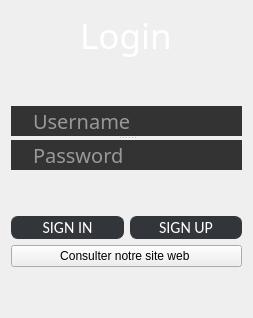
      <widget class="QWidget" name="loginPage">
       <property name="maximumSize">
        <size>
         <width>977</width>
         <height>16777215</height>
        </size>
       </property>
       <layout class="QVBoxLayout" name="verticalLayout_24">
        <item>
         <layout class="QVBoxLayout" name="verticalLayout">
          <item alignment="Qt::AlignHCenter">
           <widget class="QLabel" name="label">
            <property name="font">
             <font>
              <family>Droid Sans</family>
              <pointsize>-1</pointsize>
             </font>
            </property>
            <property name="styleSheet">
             <string notr="true">text-align: center;
color: rgb(255, 255, 255);
margin: 0 auto;
font-size: 35px;
font-family: 'Droid Sans';</string>
            </property>
            <property name="text">
             <string>Login</string>
            </property>
           </widget>
          </item>
          <item>
           <spacer name="verticalSpacer_27">
            <property name="orientation">
             <enum>Qt::Vertical</enum>
            </property>
            <property name="sizeHint" stdset="0">
             <size>
              <width>20</width>
              <height>40</height>
             </size>
            </property>
           </spacer>
          </item>
          <item>
           <widget class="QSplitter" name="splitter">
            <property name="orientation">
             <enum>Qt::Vertical</enum>
            </property>
            <widget class="QLineEdit" name="usernameBox">
             <property name="palette">
              <palette>
               <active>
                <colorrole role="WindowText">
                 <brush brushstyle="SolidPattern">
                  <color alpha="255">
                   <red>254</red>
                   <green>254</green>
                   <blue>254</blue>
                  </color>
                 </brush>
                </colorrole>
                <colorrole role="Button">
                 <brush brushstyle="SolidPattern">
                  <color alpha="255">
                   <red>51</red>
                   <green>51</green>
                   <blue>51</blue>
                  </color>
                 </brush>
                </colorrole>
                <colorrole role="Text">
                 <brush brushstyle="SolidPattern">
                  <color alpha="255">
                   <red>254</red>
                   <green>254</green>
                   <blue>254</blue>
                  </color>
                 </brush>
                </colorrole>
                <colorrole role="ButtonText">
                 <brush brushstyle="SolidPattern">
                  <color alpha="255">
                   <red>254</red>
                   <green>254</green>
                   <blue>254</blue>
                  </color>
                 </brush>
                </colorrole>
                <colorrole role="Base">
                 <brush brushstyle="SolidPattern">
                  <color alpha="255">
                   <red>51</red>
                   <green>51</green>
                   <blue>51</blue>
                  </color>
                 </brush>
                </colorrole>
                <colorrole role="Window">
                 <brush brushstyle="SolidPattern">
                  <color alpha="255">
                   <red>51</red>
                   <green>51</green>
                   <blue>51</blue>
                  </color>
                 </brush>
                </colorrole>
                <colorrole role="PlaceholderText">
                 <brush brushstyle="NoBrush">
                  <color alpha="128">
                   <red>254</red>
                   <green>254</green>
                   <blue>254</blue>
                  </color>
                 </brush>
                </colorrole>
               </active>
               <inactive>
                <colorrole role="WindowText">
                 <brush brushstyle="SolidPattern">
                  <color alpha="255">
                   <red>254</red>
                   <green>254</green>
                   <blue>254</blue>
                  </color>
                 </brush>
                </colorrole>
                <colorrole role="Button">
                 <brush brushstyle="SolidPattern">
                  <color alpha="255">
                   <red>51</red>
                   <green>51</green>
                   <blue>51</blue>
                  </color>
                 </brush>
                </colorrole>
                <colorrole role="Text">
                 <brush brushstyle="SolidPattern">
                  <color alpha="255">
                   <red>254</red>
                   <green>254</green>
                   <blue>254</blue>
                  </color>
                 </brush>
                </colorrole>
                <colorrole role="ButtonText">
                 <brush brushstyle="SolidPattern">
                  <color alpha="255">
                   <red>254</red>
                   <green>254</green>
                   <blue>254</blue>
                  </color>
                 </brush>
                </colorrole>
                <colorrole role="Base">
                 <brush brushstyle="SolidPattern">
                  <color alpha="255">
                   <red>51</red>
                   <green>51</green>
                   <blue>51</blue>
                  </color>
                 </brush>
                </colorrole>
                <colorrole role="Window">
                 <brush brushstyle="SolidPattern">
                  <color alpha="255">
                   <red>51</red>
                   <green>51</green>
                   <blue>51</blue>
                  </color>
                 </brush>
                </colorrole>
                <colorrole role="PlaceholderText">
                 <brush brushstyle="NoBrush">
                  <color alpha="128">
                   <red>254</red>
                   <green>254</green>
                   <blue>254</blue>
                  </color>
                 </brush>
                </colorrole>
               </inactive>
               <disabled>
                <colorrole role="WindowText">
                 <brush brushstyle="SolidPattern">
                  <color alpha="255">
                   <red>254</red>
                   <green>254</green>
                   <blue>254</blue>
                  </color>
                 </brush>
                </colorrole>
                <colorrole role="Button">
                 <brush brushstyle="SolidPattern">
                  <color alpha="255">
                   <red>51</red>
                   <green>51</green>
                   <blue>51</blue>
                  </color>
                 </brush>
                </colorrole>
                <colorrole role="Text">
                 <brush brushstyle="SolidPattern">
                  <color alpha="255">
                   <red>254</red>
                   <green>254</green>
                   <blue>254</blue>
                  </color>
                 </brush>
                </colorrole>
                <colorrole role="ButtonText">
                 <brush brushstyle="SolidPattern">
                  <color alpha="255">
                   <red>254</red>
                   <green>254</green>
                   <blue>254</blue>
                  </color>
                 </brush>
                </colorrole>
                <colorrole role="Base">
                 <brush brushstyle="SolidPattern">
                  <color alpha="255">
                   <red>51</red>
                   <green>51</green>
                   <blue>51</blue>
                  </color>
                 </brush>
                </colorrole>
                <colorrole role="Window">
                 <brush brushstyle="SolidPattern">
                  <color alpha="255">
                   <red>51</red>
                   <green>51</green>
                   <blue>51</blue>
                  </color>
                 </brush>
                </colorrole>
                <colorrole role="PlaceholderText">
                 <brush brushstyle="NoBrush">
                  <color alpha="128">
                   <red>254</red>
                   <green>254</green>
                   <blue>254</blue>
                  </color>
                 </brush>
                </colorrole>
               </disabled>
              </palette>
             </property>
             <property name="font">
              <font>
               <family>Quicksand SemiBold</family>
               <pointsize>15</pointsize>
               <kerning>true</kerning>
              </font>
             </property>
             <property name="layoutDirection">
              <enum>Qt::LeftToRight</enum>
             </property>
             <property name="styleSheet">
              <string notr="true">padding-left: 20px;
padding-right: 20px;
border-radius: 20px;
background: #333;
color: #fefefe;</string>
             </property>
             <property name="text">
              <string/>
             </property>
             <property name="frame">
              <bool>false</bool>
             </property>
             <property name="cursorPosition">
              <number>0</number>
             </property>
             <property name="placeholderText">
              <string>Username</string>
             </property>
            </widget>
            <widget class="QLineEdit" name="passwordBox">
             <property name="palette">
              <palette>
               <active>
                <colorrole role="WindowText">
                 <brush brushstyle="SolidPattern">
                  <color alpha="255">
                   <red>254</red>
                   <green>254</green>
                   <blue>254</blue>
                  </color>
                 </brush>
                </colorrole>
                <colorrole role="Button">
                 <brush brushstyle="SolidPattern">
                  <color alpha="255">
                   <red>51</red>
                   <green>51</green>
                   <blue>51</blue>
                  </color>
                 </brush>
                </colorrole>
                <colorrole role="Text">
                 <brush brushstyle="SolidPattern">
                  <color alpha="255">
                   <red>254</red>
                   <green>254</green>
                   <blue>254</blue>
                  </color>
                 </brush>
                </colorrole>
                <colorrole role="ButtonText">
                 <brush brushstyle="SolidPattern">
                  <color alpha="255">
                   <red>254</red>
                   <green>254</green>
                   <blue>254</blue>
                  </color>
                 </brush>
                </colorrole>
                <colorrole role="Base">
                 <brush brushstyle="SolidPattern">
                  <color alpha="255">
                   <red>51</red>
                   <green>51</green>
                   <blue>51</blue>
                  </color>
                 </brush>
                </colorrole>
                <colorrole role="Window">
                 <brush brushstyle="SolidPattern">
                  <color alpha="255">
                   <red>51</red>
                   <green>51</green>
                   <blue>51</blue>
                  </color>
                 </brush>
                </colorrole>
                <colorrole role="PlaceholderText">
                 <brush brushstyle="NoBrush">
                  <color alpha="128">
                   <red>254</red>
                   <green>254</green>
                   <blue>254</blue>
                  </color>
                 </brush>
                </colorrole>
               </active>
               <inactive>
                <colorrole role="WindowText">
                 <brush brushstyle="SolidPattern">
                  <color alpha="255">
                   <red>254</red>
                   <green>254</green>
                   <blue>254</blue>
                  </color>
                 </brush>
                </colorrole>
                <colorrole role="Button">
                 <brush brushstyle="SolidPattern">
                  <color alpha="255">
                   <red>51</red>
                   <green>51</green>
                   <blue>51</blue>
                  </color>
                 </brush>
                </colorrole>
                <colorrole role="Text">
                 <brush brushstyle="SolidPattern">
                  <color alpha="255">
                   <red>254</red>
                   <green>254</green>
                   <blue>254</blue>
                  </color>
                 </brush>
                </colorrole>
                <colorrole role="ButtonText">
                 <brush brushstyle="SolidPattern">
                  <color alpha="255">
                   <red>254</red>
                   <green>254</green>
                   <blue>254</blue>
                  </color>
                 </brush>
                </colorrole>
                <colorrole role="Base">
                 <brush brushstyle="SolidPattern">
                  <color alpha="255">
                   <red>51</red>
                   <green>51</green>
                   <blue>51</blue>
                  </color>
                 </brush>
                </colorrole>
                <colorrole role="Window">
                 <brush brushstyle="SolidPattern">
                  <color alpha="255">
                   <red>51</red>
                   <green>51</green>
                   <blue>51</blue>
                  </color>
                 </brush>
                </colorrole>
                <colorrole role="PlaceholderText">
                 <brush brushstyle="NoBrush">
                  <color alpha="128">
                   <red>254</red>
                   <green>254</green>
                   <blue>254</blue>
                  </color>
                 </brush>
                </colorrole>
               </inactive>
               <disabled>
                <colorrole role="WindowText">
                 <brush brushstyle="SolidPattern">
                  <color alpha="255">
                   <red>254</red>
                   <green>254</green>
                   <blue>254</blue>
                  </color>
                 </brush>
                </colorrole>
                <colorrole role="Button">
                 <brush brushstyle="SolidPattern">
                  <color alpha="255">
                   <red>51</red>
                   <green>51</green>
                   <blue>51</blue>
                  </color>
                 </brush>
                </colorrole>
                <colorrole role="Text">
                 <brush brushstyle="SolidPattern">
                  <color alpha="255">
                   <red>254</red>
                   <green>254</green>
                   <blue>254</blue>
                  </color>
                 </brush>
                </colorrole>
                <colorrole role="ButtonText">
                 <brush brushstyle="SolidPattern">
                  <color alpha="255">
                   <red>254</red>
                   <green>254</green>
                   <blue>254</blue>
                  </color>
                 </brush>
                </colorrole>
                <colorrole role="Base">
                 <brush brushstyle="SolidPattern">
                  <color alpha="255">
                   <red>51</red>
                   <green>51</green>
                   <blue>51</blue>
                  </color>
                 </brush>
                </colorrole>
                <colorrole role="Window">
                 <brush brushstyle="SolidPattern">
                  <color alpha="255">
                   <red>51</red>
                   <green>51</green>
                   <blue>51</blue>
                  </color>
                 </brush>
                </colorrole>
                <colorrole role="PlaceholderText">
                 <brush brushstyle="NoBrush">
                  <color alpha="128">
                   <red>254</red>
                   <green>254</green>
                   <blue>254</blue>
                  </color>
                 </brush>
                </colorrole>
               </disabled>
              </palette>
             </property>
             <property name="font">
              <font>
               <family>Quicksand SemiBold</family>
               <pointsize>15</pointsize>
               <kerning>true</kerning>
              </font>
             </property>
             <property name="layoutDirection">
              <enum>Qt::LeftToRight</enum>
             </property>
             <property name="styleSheet">
              <string notr="true">padding-left: 20px;
padding-right: 20px;
border-radius: 20px;
background: #333;
color: #fefefe;</string>
             </property>
             <property name="inputMethodHints">
              <set>Qt::ImhHiddenText|Qt::ImhNoAutoUppercase|Qt::ImhNoPredictiveText|Qt::ImhSensitiveData</set>
             </property>
             <property name="inputMask">
              <string/>
             </property>
             <property name="text">
              <string/>
             </property>
             <property name="frame">
              <bool>false</bool>
             </property>
             <property name="echoMode">
              <enum>QLineEdit::Password</enum>
             </property>
             <property name="cursorPosition">
              <number>0</number>
             </property>
             <property name="placeholderText">
              <string>Password</string>
             </property>
            </widget>
           </widget>
          </item>
          <item>
           <spacer name="verticalSpacer_28">
            <property name="orientation">
             <enum>Qt::Vertical</enum>
            </property>
            <property name="sizeHint" stdset="0">
             <size>
              <width>20</width>
              <height>40</height>
             </size>
            </property>
           </spacer>
          </item>
          <item>
           <layout class="QHBoxLayout" name="horizontalLayout_64">
            <item>
             <widget class="QPushButton" name="loginButton">
              <property name="styleSheet">
               <string notr="true">QPushButton
{
	background-color:rgb(50, 53, 57);
	border-style:solid;
	border-radius:7px;
	border-width:1px;
border-color: rgb(50, 53, 57);
	color:#ffffff;
	font-size:16px;
font-family:Calibri;
}

QPushButton:hover
{
	background-color: #00000000;
	border-color: rgb(30, 227, 0);
	/*color:rgb(30, 227, 0);*/
}

QPushButton:focus
{
	background-color:  rgb(30, 227, 0);
	border-color: rgba(30, 227, 0,0);
	color:rgb(255, 255, 255);
}
</string>
              </property>
              <property name="text">
               <string>SIGN IN</string>
              </property>
             </widget>
            </item>
            <item>
             <widget class="QPushButton" name="regButton">
              <property name="styleSheet">
               <string notr="true">QPushButton
{
	background-color:rgb(50, 53, 57);
	border-style:solid;
	border-radius:7px;
	border-width:1px;
border-color: rgb(50, 53, 57);
	color:#ffffff;
	font-size:16px;
font-family:Calibri;
}

QPushButton:hover
{
	background-color: #00000000;
	border-color:red;
	/*color:rgb(30, 227, 0);*/
}

QPushButton:focus
{
	background-color:  red;
	border-color: red;
	color:rgb(255, 255, 255);
}
</string>
              </property>
              <property name="text">
               <string>SIGN UP</string>
              </property>
             </widget>
            </item>
           </layout>
          </item>
         </layout>
        </item>
        <item>
         <widget class="QPushButton" name="pushButton_7">
          <property name="text">
           <string>Consulter notre site web </string>
          </property>
         </widget>
        </item>
        <item>
         <widget class="QLabel" name="label_7">
          <property name="styleSheet">
           <string notr="true">border-radius: 64px;
background-image: url(:/user.png);</string>
          </property>
          <property name="text">
           <string/>
          </property>
         </widget>
        </item>
        <item>
         <widget class="QLabel" name="loginLabel">
          <property name="styleSheet">
           <string notr="true">color: #fefefe;</string>
          </property>
          <property name="text">
           <string/>
          </property>
         </widget>
        </item>
       </layout>
      </widget>
